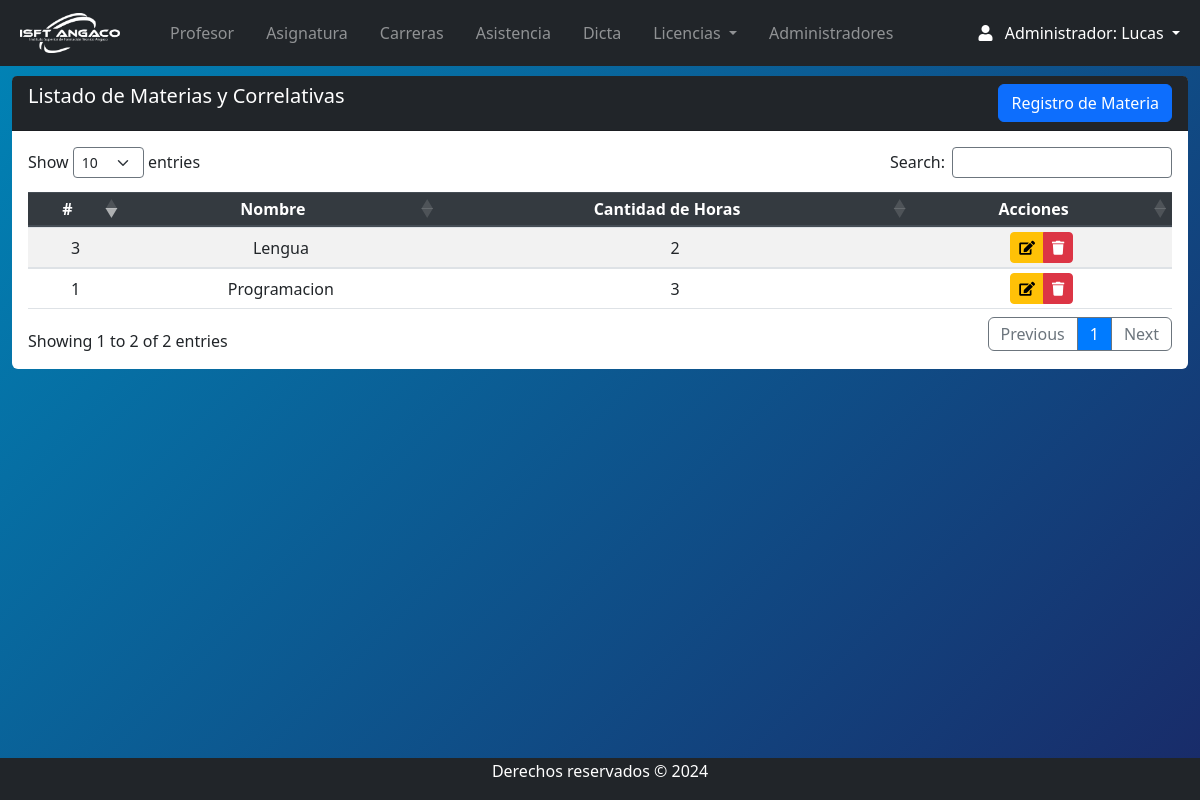
The app's page /Views/admin/materia_index.php (signed in), older data.
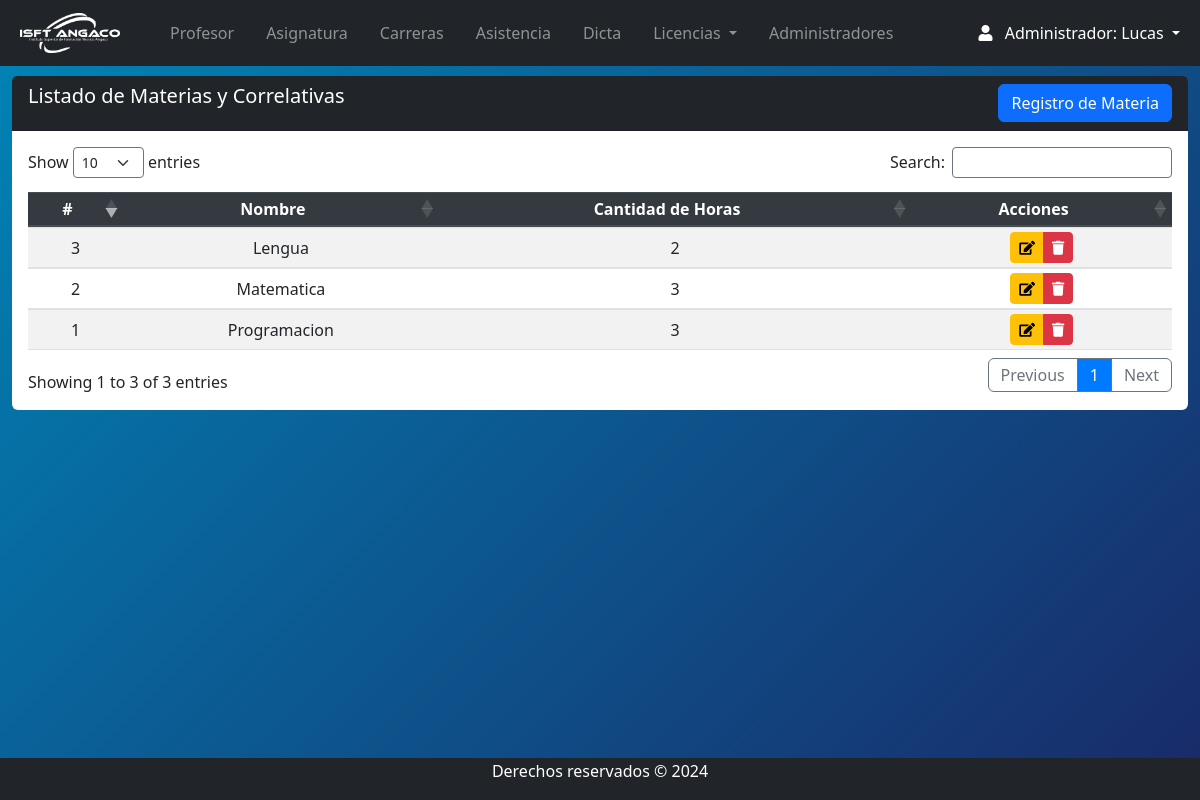
The same page, newer data.
### tables this page shows
CREATE TABLE `asignaturas` (
  `id` int(11) NOT NULL,
  `nombre` varchar(255) NOT NULL,
  `cantidaddehoras` int(11) NOT NULL,
  `FK_carrera` int(11) NOT NULL,
  `etapa` enum('Activo','Inactivo') DEFAULT 'Activo'
);

### Views/admin/materia_index.php (the view, shortened to what this page needs)
<?php
require '../../conn/connection.php';
require 'navbar.php';
?>
<section class="content mt-3">
    <div class="row m-auto">
        <div class="col-sm">
            <div class="card rounded-2 border-0">
                <div class="card-header bg-dark text-white pb-0">
                    <h5 class="d-inline-block">Listado de Materias y Correlativas</h5>
                    <a class="btn btn-primary float-right mb-2" href="materia_crea.php">Registro de Materia</a>
                </div>
                <div class="card-body table-responsive">
                    <table id="example" class="table table-striped table-sm" style="width:100%">
                        <thead class="thead-dark">
                            <tr>
                                <th>#</th>
                                <th>Nombre</th>
                                <th>Cantidad de Horas</th>
                                <th>Acciones</th>
                            </tr>
                        </thead>
                        <tbody>
                            <?php
                            try {
                                $query = "SELECT * FROM asignaturas WHERE etapa = 'Activo'";
                                $stmt = $db->prepare($query);
                                $stmt->execute();
                                $materias = $stmt->fetchAll(PDO::FETCH_ASSOC);
                                foreach ($materias as $materia) {
                            ?>
                                    <tr>
                                    <td><?php echo htmlspecialchars($materia['id'], ENT_QUOTES, 'UTF-8'); ?></td>
                                    <td><?php echo htmlspecialchars($materia['nombre'], ENT_QUOTES, 'UTF-8'); ?></td>
                                    <td><?php echo htmlspecialchars($materia['cantidaddehoras'], ENT_QUOTES, 'UTF-8'); ?></td>
                                    <td class="text-center">
                                        <div class="btn-group">
                                            <a href="materia_edit.php?id=<?php echo htmlspecialchars($materia['id'], ENT_QUOTES, 'UTF-8'); ?>" class="btn btn-warning btn-sm" role="button"><i class="fas fa-edit"></i></a>
                                            <?php if ($materia['etapa'] == 'Inactivo') { ?>
                                                <button class="btn btn-danger btn-sm" disabled title="Inactivado" role="button"><i class="fas fa-trash"></i></button>
                                            <?php } else { ?>
                                                <a href="javascript:eliminar3(<?php echo htmlspecialchars($materia['id'], ENT_QUOTES, 'UTF-8'); ?>)"
                                                    class="btn btn-danger btn-sm"
                                                    title="Inactivar"
                                                    role="button">
                                                    <i class="fas fa-trash"></i>
                                                </a>
                                            <?php } ?>
                                        </div>
                                    </td>
                                    </tr>
                            <?php
                                }
                            } catch (PDOException $e) {
                                error_log("Error al obtener las materias: " . $e->getMessage());
                            }
                            ?>
                        </tbody>
                    </table>
                </div>
            </div>
        </div>
    </div>
</section>
<?php require 'footer.php'; ?>

Row changes from the older to the newer data that the page shows:
now on this page (row edited): asignaturas: id "2", nombre "Matematica", cantidaddehoras "3"
Text that changed along with them:
text written by a page script: "Show entries Search: Showing 1 to 2 of 2 entries Previous 1 Next" → "Show entries Search: Showing 1 to 3 of 3 entries Previous 1 Next"
